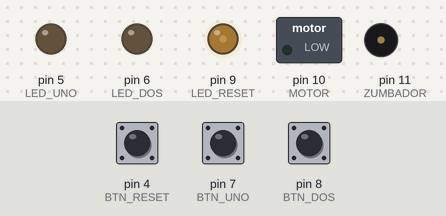
This sketch was run on a simulated Arduino Uno, built with avr-gcc and run on an emulated ATmega328P. Parts: switched loads named in the sketch (green lamp = pin HIGH), output pins drawn as LEDs (lit = HIGH), buzzer (waves = sounding). The inputs (shaded band) are chosen by the test bench; at power-on: pin 7 (BTN_UNO) HIGH, pin 4 (BTN_RESET) HIGH, pin 8 (BTN_DOS) HIGH.

Above: at 1.5 s.
1.6 s: pin 7 (BTN_UNO) pulled LOW for 0.15 s
At 2.2 s:
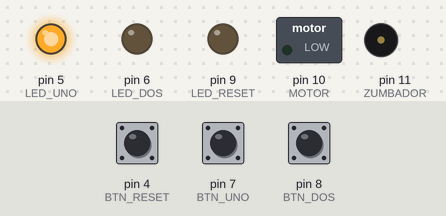
3.2 s: pin 4 (BTN_RESET) pulled LOW for 0.15 s
At 4.1 s:
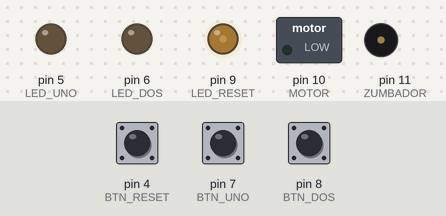
4.8 s: pin 8 (BTN_DOS) pulled LOW for 0.15 s
At 5.9 s:
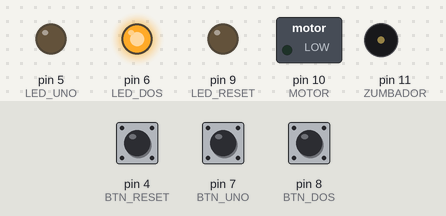
6.4 s: pin 4 (BTN_RESET) pulled LOW for 1 s
At 7.7 s:
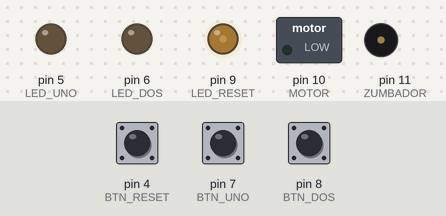
8.9 s: pin 7 (BTN_UNO) pulled LOW for 1 s
At 10.3 s:
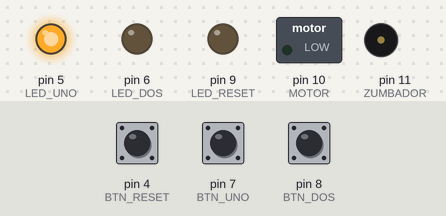
12.9 s: pin 4 (BTN_RESET) pulled LOW for 3.2 s
At 13.9 s:
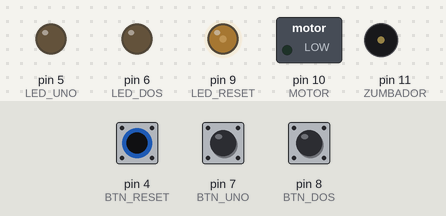
Timing chart, 0 to 15.9 s (numbered marks = the images above; inputs shaded):
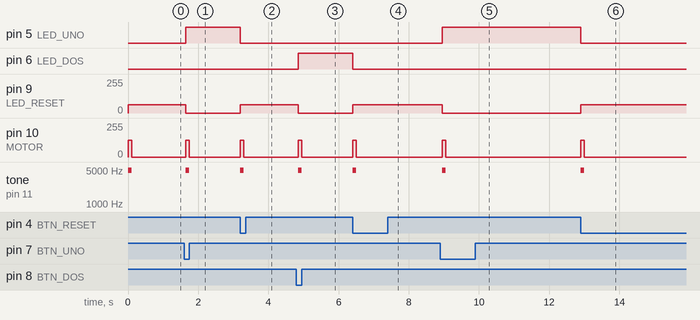

The sketch:

PomodoroArduino.ino
```cpp
/* configuracion */
#define BTN_RESET 4
#define BTN_UNO   7
#define BTN_DOS   8
#define LED_RESET 9
#define LED_UNO   5
#define LED_DOS   6
#define MOTOR    10
#define ZUMBADOR 11

/* globales */
boolean activo; // true = modo 5 o 15 minutos, false = esperando modo
unsigned long inicio; // inicio del ciclo
unsigned long tiempo; // tiempo total del ciclo en milisegundos
int debug; // contador de ciclos para imprimir debug

/* inicializamos */
void setup() {
  Serial.begin(9600);
  pinMode(LED_RESET, OUTPUT);
  pinMode(LED_UNO, OUTPUT);
  pinMode(LED_DOS, OUTPUT);
  pinMode(BTN_RESET, INPUT_PULLUP);
  pinMode(BTN_UNO, INPUT_PULLUP);
  pinMode(BTN_DOS, INPUT_PULLUP);
  pinMode(MOTOR, OUTPUT);
  pinMode(ZUMBADOR, OUTPUT);
  digitalWrite(LED_UNO, HIGH);
  reset();
  beep(1);
}

/* ciclo infinito */
void loop() {
  /* maquina de estados que responde a la flag activo y si se presionan botones */
  if (digitalRead(BTN_RESET) == LOW && activo) {
    /* reset */
    reset();
    beep(1);
  }
  if (digitalRead(BTN_UNO) == LOW && !activo) {
    /* modo 25 minutos */
    activo = true;
    debug = 0;
    analogWrite(LED_RESET, 0);
    analogWrite(LED_UNO, 255);
    analogWrite(LED_DOS, 0);
    inicio = millis();
    tiempo = 1500000; // milisegundos
    beep(1);
  }
  if (digitalRead(BTN_DOS) == LOW && !activo) {
    /* modo 5 minutos */
    activo = true;
    debug = 0;
    analogWrite(LED_RESET, 0);
    analogWrite(LED_UNO, 0);
    analogWrite(LED_DOS, 255);
    inicio = millis();
    tiempo = 300000; // milisegundos
    beep(1);
  }
  /* si estamos activo */
  if (activo) {
    debug++;
    if (debug > 50) {
      /* solo imprimos el debug cada 50 ciclos */
      debug = 0;
      Serial.println("--------------------------------------");
      Serial.print("inicio: ");
      Serial.println(inicio);
      Serial.print("tiempo: ");
      Serial.println(tiempo);
      Serial.print("millis: ");
      Serial.println(millis());
    }
    if (inicio + tiempo <= millis()) {
      /* beep y reset */
      beep(3);
      reset();
    }
  }
  delay(100);
}

/* reinicio de globales y leds */
void reset () {
  activo = false;
  analogWrite(LED_RESET, 63);
  analogWrite(LED_UNO, 0);
  analogWrite(LED_DOS, 0);
}

/* sonido del zumbador y vibracion del motor*/
void beep(int j) {
  for (int i = 0; j > i; i++) {
    analogWrite(MOTOR, 127);
    tone(ZUMBADOR, 4978);
    delay(100);
    noTone(ZUMBADOR);
    delay(0);
    analogWrite(MOTOR, 0);
    delay(250);
  }
}
```

Measured:
- after the input at 1.6 s, pin 5 (LED_UNO): LOW → HIGH after 0.05 s; pin 9 (LED_RESET): 63/255 → 0/255 after 0.05 s; pin 10 (MOTOR): 0/255 → 127/255 after 0.05 s, → 0/255 0.10 s later; tone on pin 11 (ZUMBADOR): silent → 4978 Hz after 0.05 s, → silent 0.10 s later
- after the input at 3.2 s, pin 5 (LED_UNO): HIGH → LOW at once; pin 9 (LED_RESET): 0/255 → 63/255 at once; pin 10 (MOTOR): 0/255 → 127/255 at once, → 0/255 0.10 s later; tone on pin 11 (ZUMBADOR): silent → 4978 Hz at once, → silent 0.10 s later
- after the input at 4.8 s, pin 6 (LED_DOS): LOW → HIGH after 0.05 s; pin 9 (LED_RESET): 63/255 → 0/255 after 0.05 s; pin 10 (MOTOR): 0/255 → 127/255 after 0.05 s, → 0/255 0.10 s later; tone on pin 11 (ZUMBADOR): silent → 4978 Hz after 0.05 s, → silent 0.10 s later
- after the input at 6.4 s, pin 6 (LED_DOS): HIGH → LOW at once; pin 9 (LED_RESET): 0/255 → 63/255 at once; pin 10 (MOTOR): 0/255 → 127/255 at once, → 0/255 0.10 s later; tone on pin 11 (ZUMBADOR): silent → 4978 Hz at once, → silent 0.10 s later
- after the input at 8.9 s, pin 5 (LED_UNO): LOW → HIGH after 0.05 s; pin 9 (LED_RESET): 63/255 → 0/255 after 0.05 s; pin 10 (MOTOR): 0/255 → 127/255 after 0.05 s, → 0/255 0.10 s later; tone on pin 11 (ZUMBADOR): silent → 4978 Hz after 0.05 s, → silent 0.10 s later
- after the input at 12.9 s, pin 5 (LED_UNO): HIGH → LOW at once; pin 9 (LED_RESET): 0/255 → 63/255 at once; pin 10 (MOTOR): 0/255 → 127/255 at once, → 0/255 0.10 s later; tone on pin 11 (ZUMBADOR): silent → 4978 Hz at once, → silent 0.10 s later
